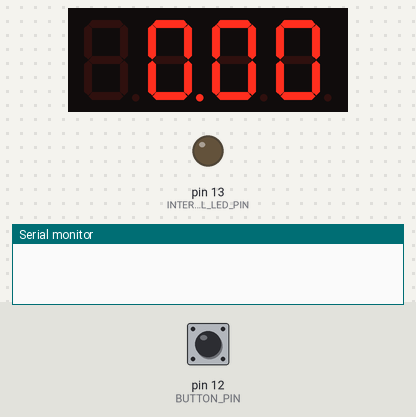
Recording of a sketch running on a simulated Arduino Uno, built with avr-gcc and run on an emulated ATmega328P. Parts: 4-digit seven-segment display, output pins drawn as LEDs (lit = HIGH), the last lines printed to the serial monitor. Inputs (shaded band) come from the test bench; at power-on: pin 12 (BUTTON_PIN) LOW.

Above: at 1.2 s.
1.3 s: pin 12 (BUTTON_PIN) pulled HIGH for 1 s
At 2.05 s:
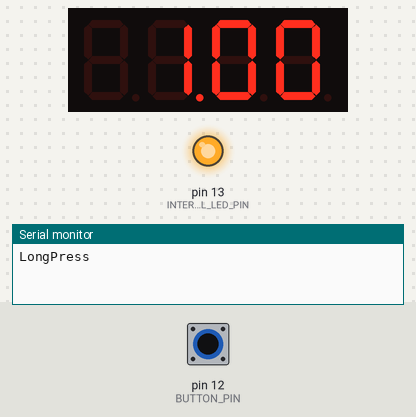
3.8 s: pin 12 (BUTTON_PIN) pulled HIGH for 0.15 s
At 5.4 s:
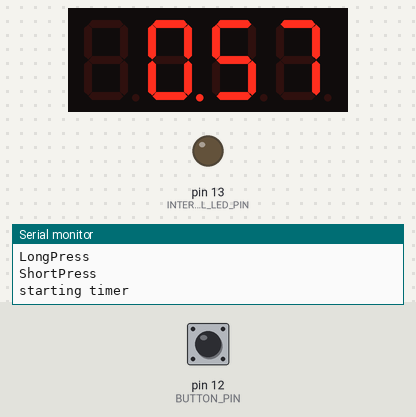
6.1 s: pin 12 (BUTTON_PIN) pulled HIGH for 0.15 s
At 6.7 s:
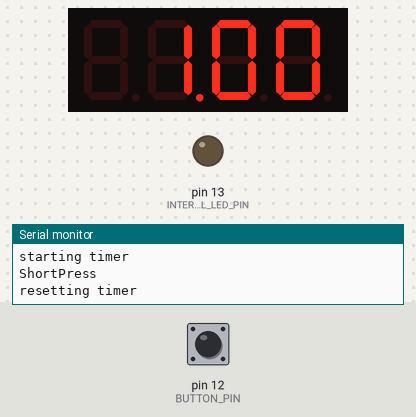
7.7 s: pin 12 (BUTTON_PIN) pulled HIGH for 1 s
At 9.1 s:
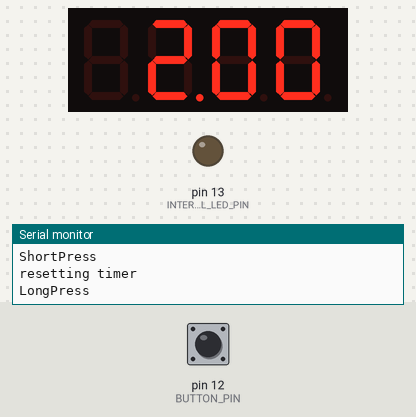
Timing chart, 0 to 10.7 s (numbered marks = the images above; inputs shaded):
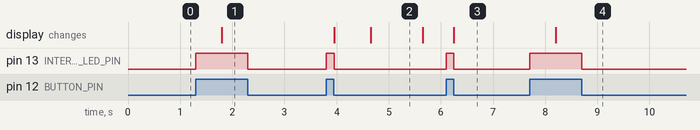

Measured:
- after the input at 1.3 s, pin 13 (INTERNAL_LED_PIN): LOW → HIGH at once, → LOW 1.0 s later; the display: changes after 0.50 s (image 1)
- after the input at 3.8 s, pin 13 (INTERNAL_LED_PIN): LOW → HIGH at once, → LOW 0.15 s later; the display: first changes after 0.15 s (image 2 shows a later state)
- after the input at 6.1 s, pin 13 (INTERNAL_LED_PIN): LOW → HIGH at once, → LOW 0.15 s later
- after the input at 7.7 s, pin 13 (INTERNAL_LED_PIN): LOW → HIGH at once, → LOW 1.0 s later; the display: changes after 0.50 s (image 4)
- what the display in image 2 shows lasts 1.0 s, from 4.7 s to 5.7 s

The sketch:

devtimer.ino
```cpp
#include <SimpleTimer.h>

#include "SevSeg.h"

#define NOT_PRESSED 1
#define SHORT_PRESS 2
#define LONG_PRESS 3
#define INTERNAL_LED_PIN 13
#define BUTTON_PIN 12
#define BUZZER_PIN 16
#define LONG_PRESS_DELAY_MS 500

// SimpleTimer: https://playground.arduino.cc/Code/SimpleTimer
// Sevseg: https://github.com/DeanIsMe/SevSeg
SevSeg sevseg; //Initiate a seven segment controller object
SimpleTimer timer;
int timerId;

int secondsLeft;

int countdownInitialValue;

long pressStarted;

boolean started = false;
boolean completed = false;
boolean longPressRegistered = false;

int buttonState = LOW;
int lastButtonState = LOW;

void setup() {

  // Serial
  Serial.begin(9600);

  // Pins
  pinMode(BUTTON_PIN, INPUT);
  pinMode(LED_BUILTIN, OUTPUT);
  pinMode(BUZZER_PIN, OUTPUT);

  // Display setup
  byte numDigits = 4;
  byte digitPins[] = {2, 3, 4, 5};
  byte segmentPins[] = {6, 7, 8, 9, 10, 11, 14, 15};
  sevseg.begin(COMMON_CATHODE, numDigits, digitPins, segmentPins);
  sevseg.setBrightness(90);
}

void resetTimer() {
  timer.disable(timerId);
  timer.deleteTimer(timerId);
  secondsLeft = countdownInitialValue;
  completed = false;
  started = false;
  Serial.println("resetting timer");
}

void startTimer() {
  completed = false;
  started = true;
  // countdownInitialValue = secondsLeft;
  secondsLeft = countdownInitialValue - 1;
  timerId = timer.setInterval(1000, countdown);
  Serial.println("starting timer");
}

void addMinuteToTimer() {
  countdownInitialValue += 60;
  secondsLeft = countdownInitialValue;
}


void loop() {
  // Run repetedly

  //play();

  int buttonPress = getButtonPress();

  if (started) {
    if (buttonPress == SHORT_PRESS) {
      resetTimer();
    }
  } else {
    if (buttonPress == LONG_PRESS) {
      addMinuteToTimer();
    }
    if (buttonPress == SHORT_PRESS && secondsLeft > 0) {
      startTimer();
    }
  }

  digitalWrite(INTERNAL_LED_PIN, buttonState);
  //tone(BUZZER_PIN, 100);
  timer.run();
  updateDisplay();
  sevseg.refreshDisplay();
}


int getButtonPress() {
  buttonState = digitalRead(BUTTON_PIN);
  boolean buttonWasShortPressed = false;
  boolean buttonWasLongPressed = false;

  if (buttonState == HIGH) {
    if (buttonState != lastButtonState) {
      pressStarted = millis();
      longPressRegistered = false;
    }
    if (millis() - pressStarted > LONG_PRESS_DELAY_MS) {
      longPressRegistered = true;
      buttonWasLongPressed = true;
      pressStarted = millis();
    }
  }
  if (buttonState == LOW && buttonState != lastButtonState) {
    if (longPressRegistered == false) {
      buttonWasShortPressed = true;
    }
    longPressRegistered = false;
  }
  lastButtonState = buttonState;

  if (buttonWasLongPressed) {
    Serial.println("LongPress");
    return LONG_PRESS;
  }
  if (buttonWasShortPressed) {
    Serial.println("ShortPress");
    return SHORT_PRESS;
  }
  return NOT_PRESSED;
}


void countdown() {
  // Serial.print("Uptime (s): ");
  // Serial.println(millis() / 1000);
  if (started) {
    secondsLeft--;
  }

  if (secondsLeft == 0) {
    completed = true;
    timer.disable(timerId);
  }

}

void updateDisplay() {
  if (completed) {
    sevseg.setChars("byta");
    tone(BUZZER_PIN, 1000);
  } else {
    noTone(BUZZER_PIN);
    int minutes = secondsLeft / 60;
    int seconds = secondsLeft % 60;
    sevseg.setNumber(minutes * 100 + seconds, 2);
  }

}
```
